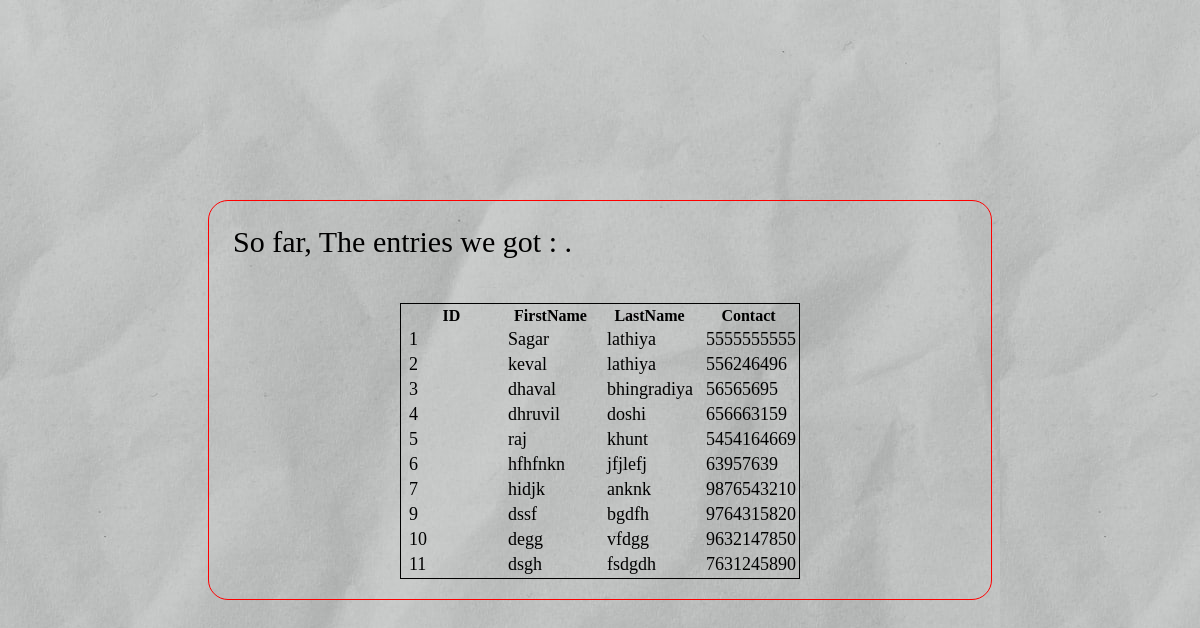
The app's page /display/ with its own data.
### firstapplication/models.py (models this page shows, shortened)
class firstmodel(models.Model):
    first_name = models.CharField(max_length = 30)
    last_name = models.CharField(max_length=30)
    ids = models.CharField(max_length = 5)
    contact = models.CharField(max_length = 10)

### firstapplication/views.py (the view)
# urls.py: path('display/',views.result),
def result(request):
    dataset = firstmodel.objects.all()
    return render(request,'display.html',{'dataset' : dataset})

### template/display.html
{% load static %}
<!DOCTYPE html>
<html lang="en">
    <head>
        <link rel="stylesheet" href="{% static 'css/decor.css' %}">
    </head>
<body>
<div class="main">
    <div class="table">
        <legend>So far, The entries we got : .</legend>
        <table>
            <thead>
                <tr>
                <th> ID </th>
                <th> FirstName </th>
                <th> LastName </th>
                <th> Contact </th>
                </tr>
            </thead>
            {%for data in dataset%}
            <tbody>
                <tr>
                <td>{{data.ids}} </td>
                <td>{{data.first_name}} </td>
                <td>{{data.last_name}} </td>
                <td>{{data.contact}} </td>
                </tr>
            </tbody>
            {%endfor%}
        </table>
    </div>
</div>
</body>
</html>

### static/css/decor.css (style rules this page uses)
body { background-image: url("/static/images/paper.jpg"); background-repeat:repeat }
table { table-layout: fixed; height : 200px; width: 400px; border: 1px solid black; margin-left:auto; margin-right:auto; margin-top: 40px }
td { text-align: center; text-indent: 5px; text-align: justify; text-justify: inter-word; font-size: 18px }
legend { font-size : 30px; padding : 4px; }
.main { margin: 200px; border: 1px solid red; padding: 20px; border-radius: 20px; }

### records on screen
firstmodel: ids "1", first_name "Sagar", last_name "lathiya", contact "5555555555"
firstmodel: ids "2", first_name "keval", last_name "lathiya", contact "556246496"
firstmodel: ids "3", first_name "dhaval", last_name "bhingradiya", contact "56565695"
firstmodel: ids "4", first_name "dhruvil", last_name "doshi", contact "656663159"
firstmodel: ids "5", first_name "raj", last_name "khunt", contact "5454164669"
firstmodel: ids "6", first_name "hfhfnkn", last_name "jfjlefj", contact "63957639"
firstmodel: ids "7", first_name "hidjk", last_name "anknk", contact "9876543210"
firstmodel: ids "9", first_name "dssf", last_name "bgdfh", contact "9764315820"
firstmodel: ids "10", first_name "degg", last_name "vfdgg", contact "9632147850"
firstmodel: ids "11", first_name "dsgh", last_name "fsdgdh", contact "7631245890"
